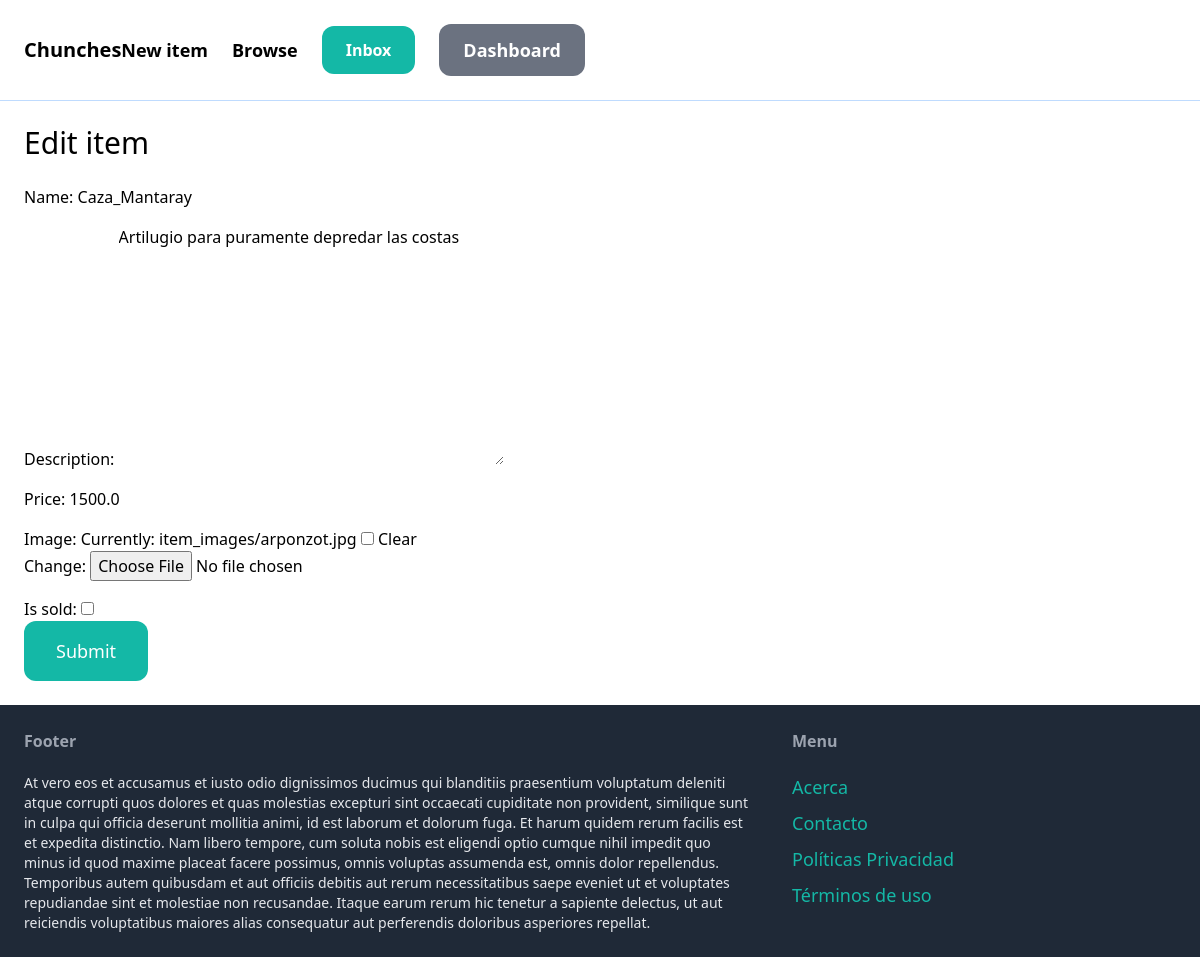
The page /items/1/edit/ (signed in) on the database its author committed.
### item/models.py (models this page shows)
class Item(models.Model):
     category = models.ForeignKey(Category, related_name='items', on_delete=models.CASCADE)
     name = models.CharField(max_length=255)
     description = models.TextField(blank=True, null=True)
     price = models.FloatField()
     image = models.ImageField(upload_to='item_images', blank=True, null=True )
     is_sold = models.BooleanField(default=False)
     created_by = models.ForeignKey(User, related_name='items', on_delete=models.CASCADE )
     created_at=models.DateTimeField(auto_now_add=True)

### item/views.py (the view)
# urls.py: path('<int:pk>/edit/', views.edit, name='edit')
@login_required
def edit(request, pk):
    item = get_object_or_404(Item, pk=pk, created_by=request.user)
    if request.method == 'POST':
        form = EditItemForm(request.POST, request.FILES, instance=item)
        if form.is_valid():
            form.save()
            return redirect('item:detail', pk=item.id)
    else:
        form = EditItemForm(instance=item)
    return render(request, 'item/form.html', {'form': form,
    'title': 'Edit item'
                                              })

### item/forms.py
class EditItemForm(forms.ModelForm):
    class Meta:
        model = Item
        fields = ('name','description','price','image', 'is_sold')
    widgets = {
        'name': forms.TextInput(attrs={
        'class':INPUT_CLASSES }),
        'description': forms.Textarea(attrs={
        'class':INPUT_CLASSES }),
        'price': forms.TextInput(attrs={
        'class':INPUT_CLASSES }),
        'image': forms.FileInput(attrs={
        'class':INPUT_CLASSES }),
        }

### item/templates/item/form.html (shortened to what this page needs)
{% extends 'core/base.html' %}
{% block content %}
<h1 class="mb-6 text-3xl">{{ title }}</h1>
<form method="post" action="." enctype="multipart/form-data">
    <div class="space-y-4">
        {{ form.as_p }}
    </div>
        <button class="py-4 px-8 text-lg bg-teal-500 hover:bg-teal-700 rounded-xl text-white">Submit</button>
        </form>
{% endblock %}

### rows shown on the page
Item: name "Caza_Mantaray", description "Artilugio para puramente depredar las costas", price "1500.0"

### other values the page prints
{{ title }} "Edit item"
